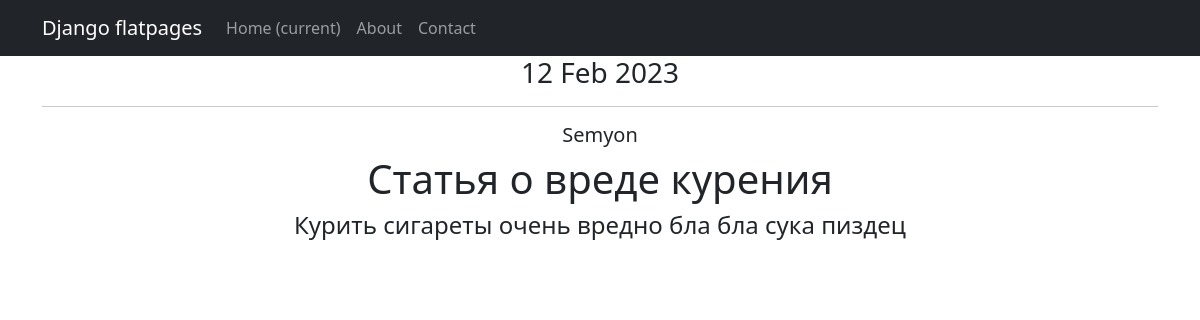
The page /news/1 on the database as committed earlier.
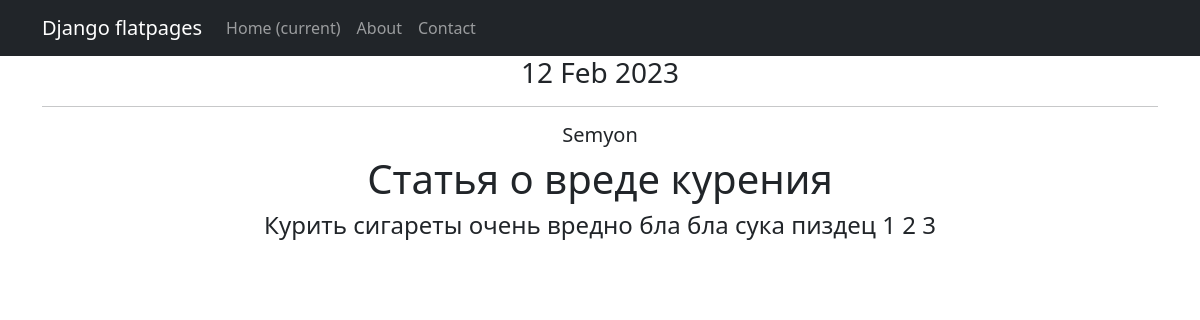
The same page on the database as committed later.
### appnews/models.py (models this page shows, shortened)
class Post(models.Model):
    author = models.ForeignKey(Author, on_delete=models.CASCADE)
    NEWS = 'NW'
    ARTICLE = 'AR'
    CATEGORY_CHOIESES = (
        (NEWS, 'Новость'),
        (ARTICLE, 'Статья')
    )
    categoryType = models.CharField(max_length=2, choices=CATEGORY_CHOIESES, default=ARTICLE)
    dateCreation = models.DateTimeField(auto_now_add=True)
    postCategory = models.ManyToManyField('Category', through='PostCategory')
    title = models.CharField(max_length=128)
    text = models.TextField()
    rating = models.SmallIntegerField(default=0)
    class Meta:
        verbose_name = 'Пост'
        verbose_name_plural = 'Посты'

class Author(models.Model):
    authorUser = models.OneToOneField(User, on_delete=models.CASCADE)
    ratingAuthor = models.SmallIntegerField(default=0)
    def __str__(self):
        return self.authorUser.username

### appnews/views.py (the view)
# urls.py: path('<int:pk>', PostNewsDetail.as_view(), name='post_detail'),
class PostNewsDetail(DetailView):
    model = Post
    template_name = 'new.html'
    context_object_name = 'new'

### templates/new.html (shortened to what this page needs)
{% extends 'flatpages/default.html' %}
{% load custom_filters %}!
{% block content %}
<h3>{{ new.dateCreation|date:'d M Y' }}</h3>
<hr>
<h5>{{ new.author }}</h5>
<h1>{{ new.title|filter_message }}</h1>
<h4>{{ new.text }}</h4>
{% endblock content %}

### templates/flatpages/default.html (shortened to what this page needs)
<!DOCTYPE html>
<html lang="en">
    <head>
        {% load static %}
        <link href="{% static 'css/styles.css' %}" rel="stylesheet" />
    </head>
    <body>
        <nav class="navbar navbar-expand-lg navbar-dark bg-dark static-top">
            <div class="container">
                <a class="navbar-brand" href="#">Django flatpages</a>
       <div class="collapse navbar-collapse" id="navbarResponsive">
           <ul class="navbar-nav ml-auto">
               <li class="nav-item active">
                   <a class="nav-link" href="#">Home
                       <span class="sr-only">(current)</span>
                   </a>
               </li>
               <li class="nav-item">
                   <a class="nav-link" href="/about/">About</a>
               </li>
               <li class="nav-item">
                   <a class="nav-link" href="/contacts/">Contact</a>
               </li>
           </ul>
       </div>
   </div>
</nav>
        <div class="container">
           <div class="row">
                <div class="col-lg-12 text-center">
                   {% block content %}{% endblock content %}
                </div>
           </div>
        </div>
    </body>
</html>

Rows that differ between the two databases and show on the page:
changed Post "Статья о вреде курения": text "Курить сигареты очень вредно бла бла сука пиздец" → "Курить сигареты очень вредно бла бла сука пиздец 1 2 3"
